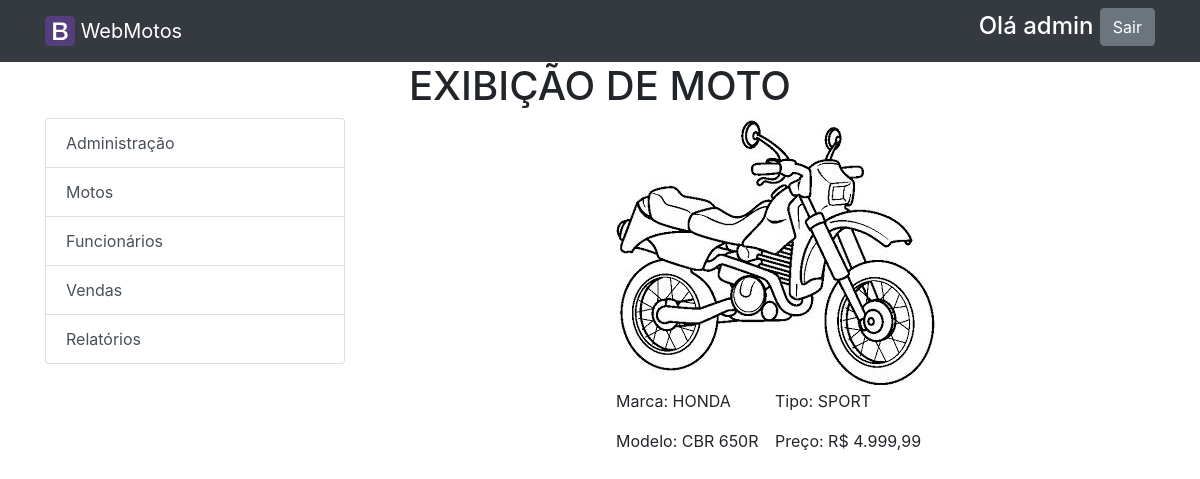
Screenshot of /exibe_moto.php?codigo=1 (signed in) with the database file from the repository.
### tables this page shows
CREATE TABLE IF NOT EXISTS `motos` (
  `id_moto` int(11) NOT NULL AUTO_INCREMENT,
  `tipo` varchar(45) NOT NULL,
  `marca` varchar(45) NOT NULL,
  `modelo` varchar(45) NOT NULL,
  `preco` decimal(10,2) NOT NULL,
  `foto` varchar(100) NOT NULL DEFAULT 'foto_moto.jpg',
  `fila_compra` char(1) NOT NULL DEFAULT 'N',
  `venda_id` int(11) DEFAULT NULL,
  PRIMARY KEY (`id_moto`)
);

### exibe_moto.php (the view, shortened to what this page needs)
<?php
require 'config.php';
?>
<?php include_once 'topo_restrito.php'; ?>
<div class="container">
  <div class="row">
    <div class="col">
      <h1 class="text-center">EXIBIÇÃO DE MOTO</h1>
    </div>
  </div>
  <div class="row">
    <div class="col-6">
        <?php include_once 'menu_restrito.php';?>
    </div>
    <div class="col-6">
      <?php
        $cod_moto = $_GET['codigo'];
        $sql_pesquisa_moto = "SELECT marca, modelo, tipo, preco, foto FROM motos WHERE id_moto = '$cod_moto'";
        $resultado_pesquisa_moto = mysqli_query($conecta, $sql_pesquisa_moto);
        $registro_moto = mysqli_fetch_row($resultado_pesquisa_moto);
      ?>
      <table>
          <tr>
            <td colspan="2">
              <img src="assets/images/motos/<?php echo $registro_moto[4];?>" />
            </td>
          </tr>
          <tr>
            <td>
              <?php
                echo "<p>Marca: $registro_moto[0]</p>";
                echo "<p>Modelo: $registro_moto[1]</p>";
              ?>
            </td>
            <td>
              <?php
                echo "<p>Tipo:  $registro_moto[2]</p>";
                echo "<p>Preço: R$ ".number_format($registro_moto[3], 2, ',', '.')."</p>";
              ?>
            </td>
          </tr>
      </table>
    </div>
  </div>
</div>
<?php include_once 'rodape.php'; ?>

### assets/css/style.css (style rules this page uses)
body { margin: 0; padding: 0; }

### rows the page displays
motos: foto (picture), marca "HONDA", modelo "CBR 650R", tipo "SPORT", preco "4.999,99"

### other values shown
$_SESSION['login'] "admin"
